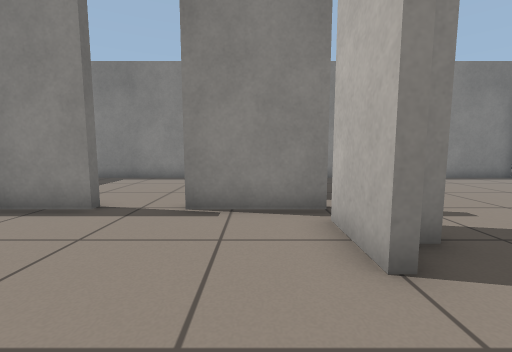
[1] (above)

15 first-person views from a walk through a robot-simulator world made for Gazebo. The camera is 0.64 m above the floor, tilts 6° down and sees 90° across. The floor is counted in squares, 0.5 m on a side. Each view is taken from the middle of a square. On the plan, view 1 faces up. The plan holds only what a view shows up to about 12 squares ahead; the rest is blank.

[2]
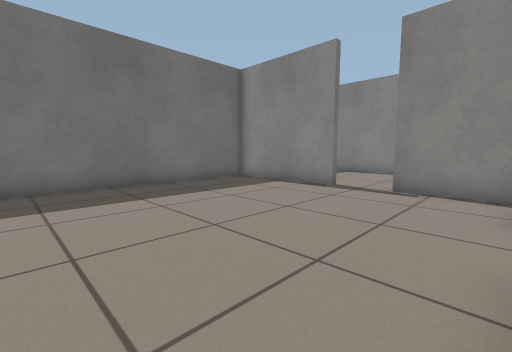

[3]
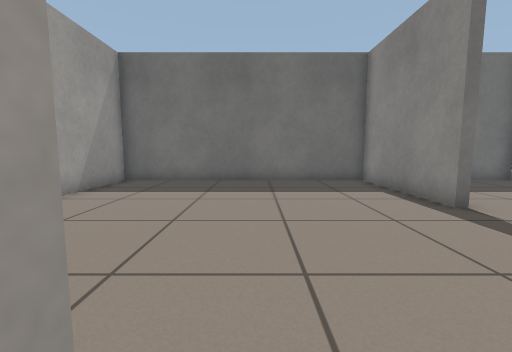

[4]
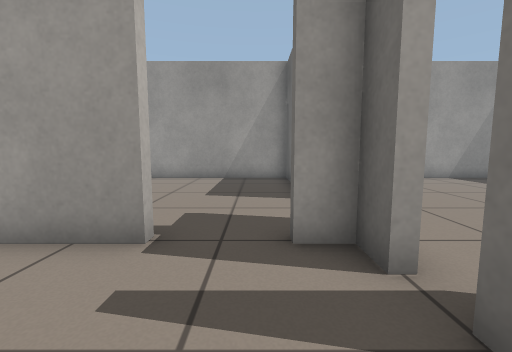

[5]
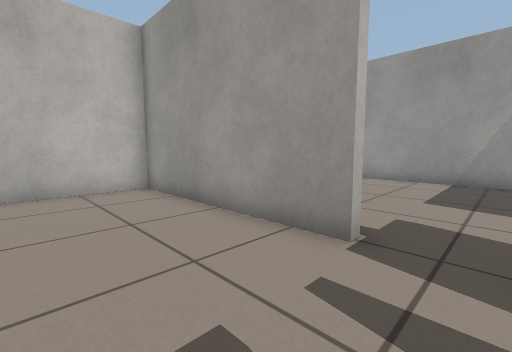

[6]
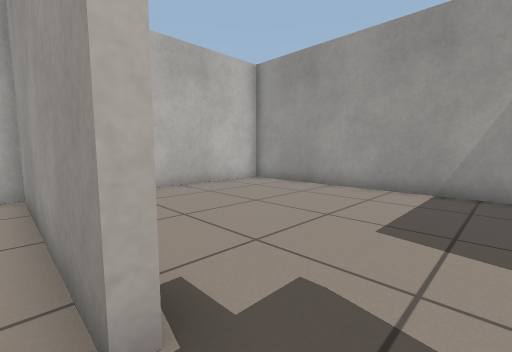

[7]
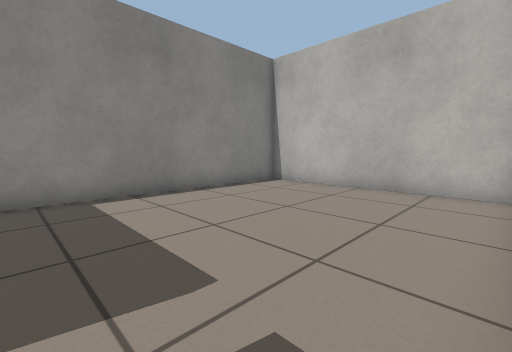

[8]
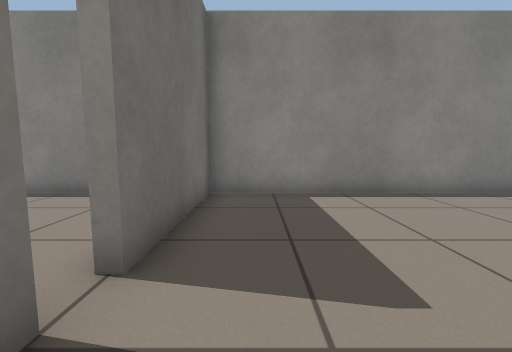

[9]
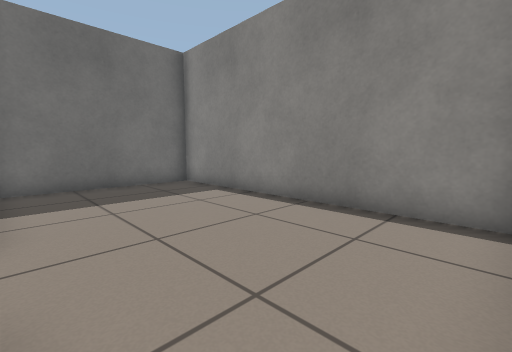

[10]
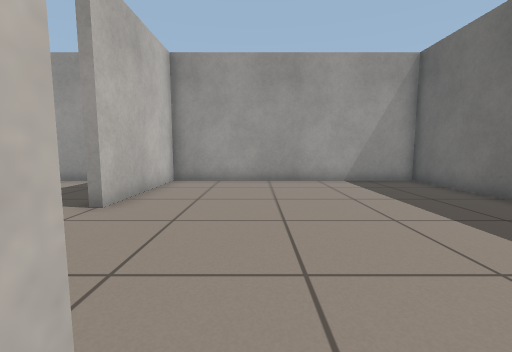

[11]
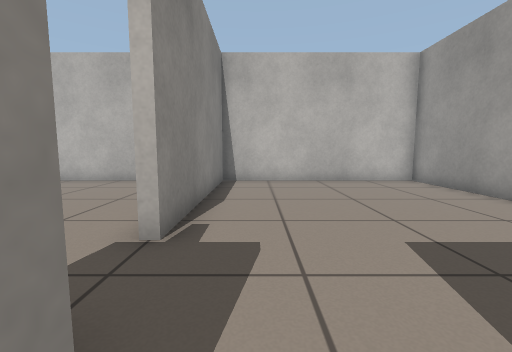

[12]
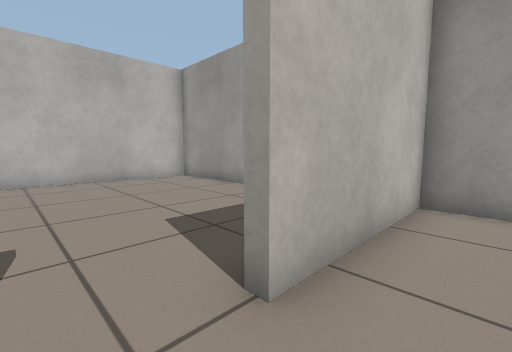

[13]
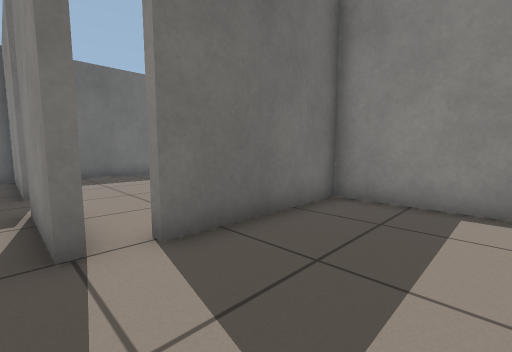

[14]
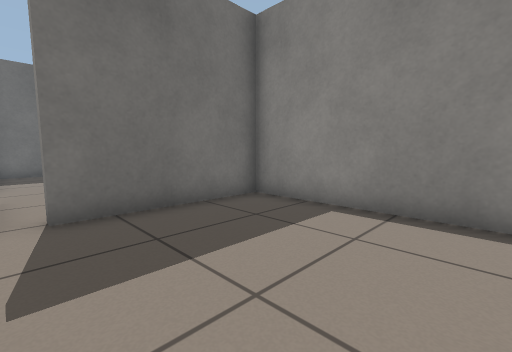

[15]
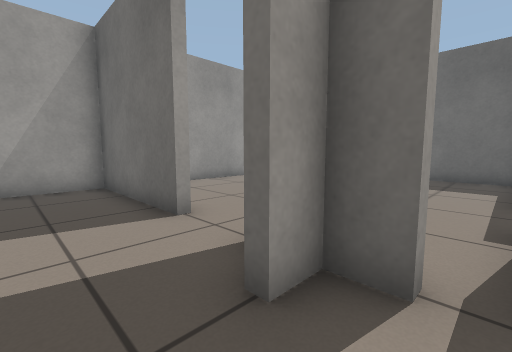

### Floor plan
Ten units are one square. View 1 is at (0, 0); x grows to the right and y downward. Boxes are objects, and circles mark ways between rooms. Rooms are numbered by the first view taken in them; rooms with no view inside come last. Other rooms are left out.
<svg viewBox="-88 -119 206 168">
<path fill="none" stroke="#000" d="M-35 -54 -83 -54 -83 44 13 44 13 -5M18 -25 13 -25 13 -45M17 -54 -15 -54M13 -5 17 -5 17 44 113 44 113 -33 45 -33M25 -36 25 -33 21 -33M45 -33 45 -36 113 -36 113 -114 17 -114 17 -65M17 -58 17 -54M13 -45 17 -45 17 -36 25 -36M-35 -58 -35 -54M11 -114 -83 -114 -83 -59M17 -65 12 -65"/>
<circle cx="20" cy="-15" r="3" fill="#2a7"/>
<circle cx="-25" cy="-50" r="3" fill="#2a7"/>
<circle cx="35" cy="-30" r="3" fill="#2a7"/>
<circle cx="20" cy="-60" r="3" fill="#2a7"/>
<text x="-40" y="0">1</text>
<text x="70" y="10">2</text>
<text x="70" y="-70">3</text>
<text x="-40" y="-90">4</text>
</svg>
Room 1 opens to room 2. Room 1 opens to room 4. Room 2 opens to room 3. Room 3 opens to room 4.

Where each view was taken, in squares from view 1:
view 1: 0 up, 0 right, facing up
view 2: 3 down, 1 right, facing up-left
view 3: 1 up, 2 right, facing left
view 4: 7 up, 3 right, facing down
view 5: 7 up, 3 right, facing down-right
view 6: 4 up, 3 right, facing down-right
view 7: 4 up, 3 right, facing up-right
view 8: 4 up, 3 right, facing up
view 9: 6 up, 1 right, facing up-left
view 10: 6 up, 2 left, facing down
view 11: 2 up, 1 right, facing right
view 12: 2 up, 0 right, facing down-right
view 13: 5 up, 5 right, facing up-left
view 14: 6 up, 7 right, facing up-left
view 15: 5 up, 4 right, facing down-left
